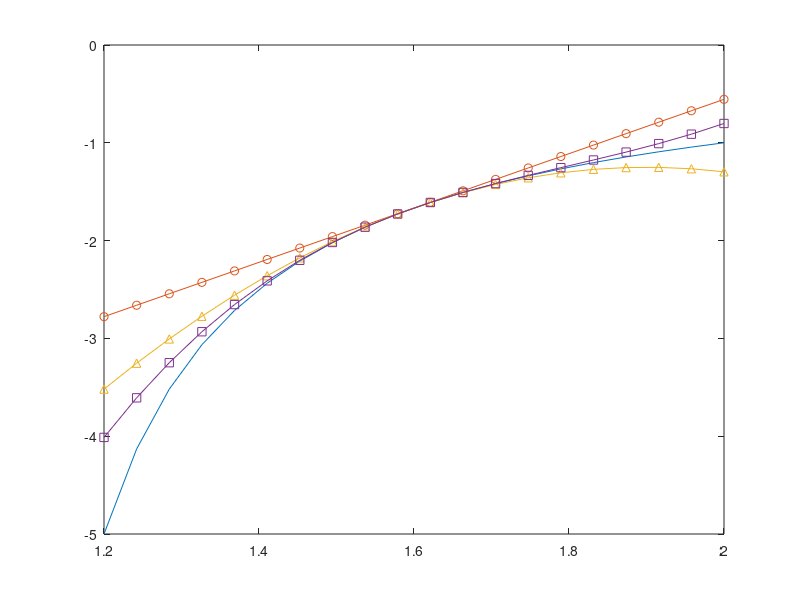

MATLAB code for this plot: (Note: this script raises an error after producing the figure.)
function demoTaylor(x0,dx)
% demoTaylor  Taylor Series approximations for f(x) = 1/(1-x)
%          
% Synopsis:  demoTaylor
%            demoTaylor(x0,dx)
%
% Input:  x0 = (optional) point about which the Taylor Series expansion is
%              made.  Default:  x0 = 1.6;
%         dx = (optional) size of neighborhood over which the expansion
%              is evaluated.  Default:  dx = 0.8
%
%  Output:  a plot of f(x) and its Taylor Series approximations

if nargin<2,  x0 = 1.6;  dx = 0.8;  end

x = linspace(x0-dx/2,x0+dx/2,20);   %  x-values at which f(x) is evaluated
fx = 1./(1-x);                      %  Exact f(x); notice the array operator

h = x - x0;                      %  Avoid recomputing intermediate values,
t = 1/(1-x0);                    %    h and t
p1x = t*ones(size(x)) + h*t^2;   %  First order Taylor polynomial
p2x = p1x + (h.^2)*t^3;          %  Second order "  "  "
p3x = p2x + (h.^3)*t^4;          %  Third

plot(x,fx,'-',x,p1x,'o-',x,p2x,'^-',x,p3x,'s-');
legend('exact  ','P_1(x)','P_2(x)','P_3(x)',4);
xlabel('x');    ylabel('Approximations to f(x) = 1/(1-x)');
